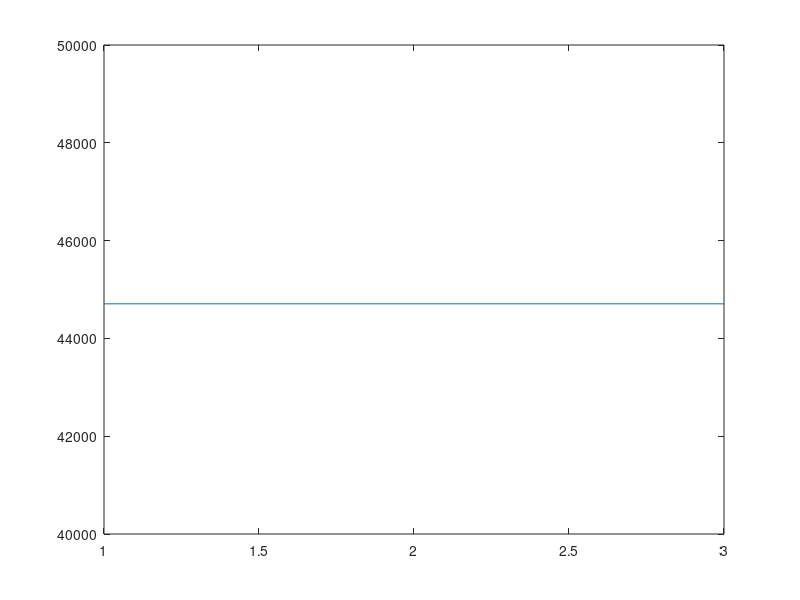

Recreate this plot in MATLAB. (Note: this script raises an error after producing the figure.)
clc;

ila = csvread("ila_zc_fifo.csv", 2, 3);
ila_new = [ila(1)];

for c = 1:length(ila)
    if ila(c,2) == 1
        ila_new(length(ila_new)+1) = ila(c);
    end
end

figure(1)
plot(ila_new)

f_carr = 20000;
powerVal = 81;
n_block=1;
fs=200000;
samples_per_bit=50; %round(fs/sys_bandwidth);
b_len=powerVal*samples_per_bit; % this value should be less than 65,000
tempTime = (0:33-1)/fs;%(0:b_len*n_block-1)/fs;
x = cos(2*pi*f_carr*tempTime);
re = ila_new.*cos(2*pi*f_carr*tempTime);
im = ila_new.*-sin(2*pi*f_carr*tempTime);

f1 = filter(Hd,re);
f2 = filter(Hd,im);
sig = f1;% + 1j.*f2;
figure(2)
plot(x)

figure(3)
plot(sig)
